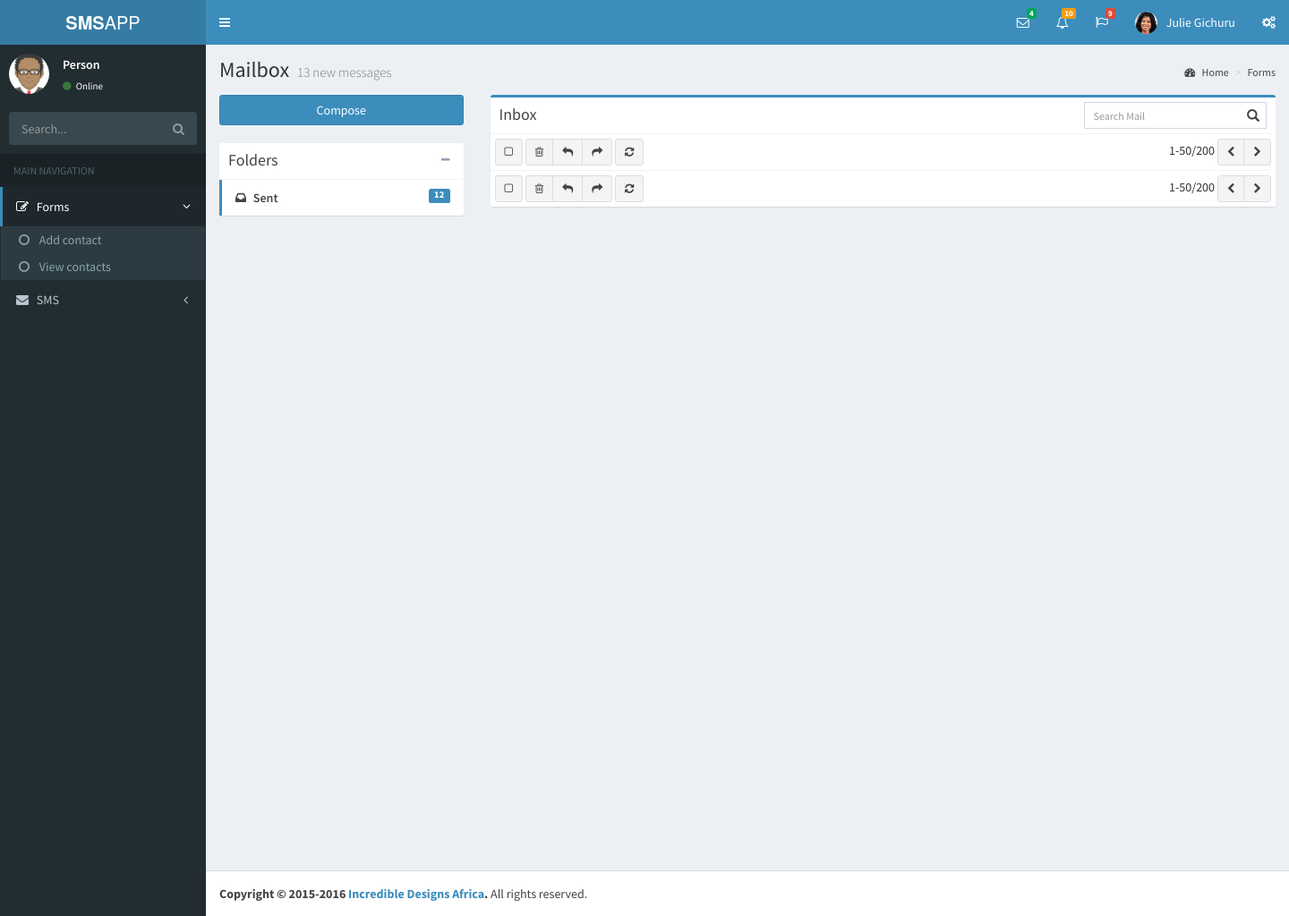
/mailbox.php, run on an earlier commit of the app's database.
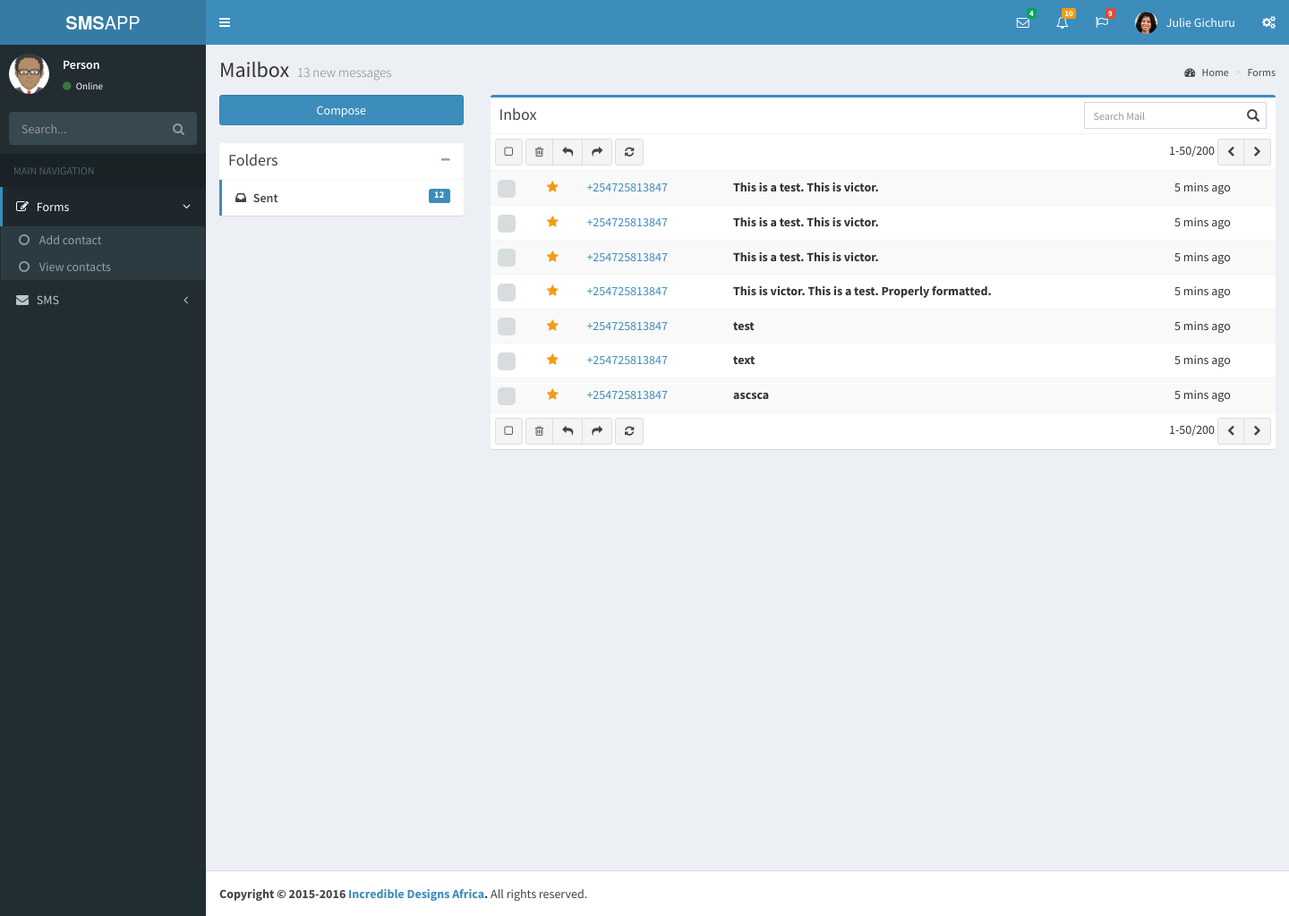
And on a later commit of the database.
### tables this page shows
CREATE TABLE `sentsms` (
  `id` int(11) NOT NULL,
  `phone` varchar(255) NOT NULL,
  `smstext` varchar(255) NOT NULL
);

### class/database.php (called while the page is built, shortened)
<?php
class Database
{
	function __construct()
	{
		$this->mysqli = new mysqli("localhost", "root", "", "smsapp");
	}
}
 ?>

### class/smstext.php (called while the page is built, shortened)
<?php
include 'Database.php';
class smstext extends Database
{
	public $sent_sms_table = "sentsms";
	public function getSms(){
		$table = $this->sent_sms_table;
		$res = $this->mysqli->query("SELECT * FROM $table");
        while ($row = $res->fetch_assoc()){
        	$data[] = array(
				'id' 		=>$row['id'] ,
				'phone' 	=>$row['phone'] ,
				'smstext' 	=>$row['smstext']
				);
        }
        return $data;
	}
}
 ?>

### mailbox.php (the view, shortened to what this page needs)
<!DOCTYPE html>
<?php
  include 'class/smstext.php';
  $smstext = new smstext();
  $data = $smstext->getSms();
 ?>
<html>
  <head>
    <?php include "includes/_csslinks.php"; ?>
    <link rel="stylesheet" href="plugins/fullcalendar/fullcalendar.min.css">
    <link rel="stylesheet" href="plugins/fullcalendar/fullcalendar.print.css" media="print">
    <link rel="stylesheet" href="plugins/iCheck/flat/blue.css">
  </head>
  <body class="hold-transition skin-blue sidebar-mini">
    <div class="wrapper">
      <?php include "includes/_header.php"; ?>
      <?php include "includes/_leftsidebar.php" ?>
      <div class="content-wrapper">
        <section class="content-header">
          <h1>
            Mailbox
            <small>13 new messages</small>
          </h1>
          <?php include "includes/_breadcrums.php"; ?>
        </section>
        <section class="content">
          <div class="row">
            <div class="col-md-3">
              <a href="compose.php" class="btn btn-primary btn-block margin-bottom">Compose</a>
              <?php include 'includes/_mailboxmenu.php' ?>
            </div>
            <div class="col-md-9">
              <div class="box box-primary">
                <div class="box-header with-border">
                  <h3 class="box-title">Inbox</h3>
                  <div class="box-tools pull-right">
                    <div class="has-feedback">
                      <input type="text" class="form-control input-sm" placeholder="Search Mail">
                    </div>
                  </div>
                </div>
                <div class="box-body no-padding">
                  <div class="mailbox-controls">
                    <button class="btn btn-default btn-sm checkbox-toggle"><i class="fa fa-square-o"></i></button>
                    <div class="btn-group">
                      <button class="btn btn-default btn-sm"><i class="fa fa-trash-o"></i></button>
                      <button class="btn btn-default btn-sm"><i class="fa fa-reply"></i></button>
                      <button class="btn btn-default btn-sm"><i class="fa fa-share"></i></button>
                    </div>
                    <button class="btn btn-default btn-sm"><i class="fa fa-refresh"></i></button>
                    <div class="pull-right">
                      1-50/200
                      <div class="btn-group">
                        <button class="btn btn-default btn-sm"><i class="fa fa-chevron-left"></i></button>
                        <button class="btn btn-default btn-sm"><i class="fa fa-chevron-right"></i></button>
                      </div>
                    </div>
                  </div>
                  <div class="table-responsive mailbox-messages">
                    <table class="table table-hover table-striped">
                      <tbody>
                          <?php
                            foreach ($data as $value) {
                              ?>
                                <tr>
                                  <td><input type="checkbox"></td>
                                  <td class="mailbox-star"><a href="#"><i class="fa fa-star text-yellow"></i></a></td>
                                  <td class="mailbox-name"><a href="read-mail.php?id=<?php echo $value['id'] ?>"><?php echo $value['phone']; ?></a></td>
                                  <td class="mailbox-subject"><b><?php echo $value['smstext']; ?></td>
                                  <td class="mailbox-attachment"></td>
                                  <td class="mailbox-date">5 mins ago</td>
                                </tr>
                              <?php
                            }
                           ?>
                      </tbody>
                    </table>
                  </div>
                </div>
                <div class="box-footer no-padding">
                  <div class="mailbox-controls">
                    <button class="btn btn-default btn-sm checkbox-toggle"><i class="fa fa-square-o"></i></button>
                    <div class="btn-group">
                      <button class="btn btn-default btn-sm"><i class="fa fa-trash-o"></i></button>
                      <button class="btn btn-default btn-sm"><i class="fa fa-reply"></i></button>
                      <button class="btn btn-default btn-sm"><i class="fa fa-share"></i></button>
                    </div>
                    <button class="btn btn-default btn-sm"><i class="fa fa-refresh"></i></button>
                    <div class="pull-right">
                      1-50/200
                      <div class="btn-group">
                        <button class="btn btn-default btn-sm"><i class="fa fa-chevron-left"></i></button>
                        <button class="btn btn-default btn-sm"><i class="fa fa-chevron-right"></i></button>
                      </div>
                    </div>
                  </div>
                </div>
              </div>
            </div>
          </div>
        </section>
      </div>
      <?php include "includes/_footercopyright.php"; ?>
    </div>
  </body>
</html>

### includes/_csslinks.php
<link rel="stylesheet" href="bootstrap/css/bootstrap.min.css">
<link rel="stylesheet" href="https://maxcdn.bootstrapcdn.com/font-awesome/4.4.0/css/font-awesome.min.css">
<link rel="stylesheet" href="https://code.ionicframework.com/ionicons/2.0.1/css/ionicons.min.css">
<link rel="stylesheet" href="dist/css/AdminLTE.min.css">
<link rel="stylesheet" href="dist/css/skins/_all-skins.min.css">

### includes/_header.php (shortened to what this page needs)
<header class="main-header">
        <a href="" class="logo">
          <span class="logo-lg"><b>SMS</b>APP</span>
        </a>
        <nav class="navbar navbar-static-top" role="navigation">
          <a href="#" class="sidebar-toggle" data-toggle="offcanvas" role="button">
          </a>
          <div class="navbar-custom-menu">
            <ul class="nav navbar-nav">
              <li class="dropdown messages-menu">
                <a href="#" class="dropdown-toggle" data-toggle="dropdown">
                  <i class="fa fa-envelope-o"></i>
                  <span class="label label-success">4</span>
                </a>
              </li>
              <li class="dropdown notifications-menu">
                <a href="#" class="dropdown-toggle" data-toggle="dropdown">
                  <i class="fa fa-bell-o"></i>
                  <span class="label label-warning">10</span>
                </a>
              </li>
              <li class="dropdown tasks-menu">
                <a href="#" class="dropdown-toggle" data-toggle="dropdown">
                  <i class="fa fa-flag-o"></i>
                  <span class="label label-danger">9</span>
                </a>
              </li>
              <li class="dropdown user user-menu">
                <a href="#" class="dropdown-toggle" data-toggle="dropdown">
                  <img src="dist/img/julie.jpg" class="user-image" alt="User Image">
                  <span class="hidden-xs">Julie Gichuru</span>
                </a>
              </li>
              <li>
                <a href="#" data-toggle="control-sidebar"><i class="fa fa-gears"></i></a>
              </li>
            </ul>
          </div>
        </nav>
      </header>

### includes/_leftsidebar.php (shortened to what this page needs)
<aside class="main-sidebar">
  <section class="sidebar">
    <div class="user-panel">
      <div class="pull-left image">
        <img src="dist/img/avatar.png" class="img-circle" alt="User Image">
      </div>
      <div class="pull-left info">
        <p>Person</p>
        <a href="#"><i class="fa fa-circle text-success"></i> Online</a>
      </div>
    </div>
    <form  class="sidebar-form">
      <div class="input-group">
        <input type="text" name="q" class="form-control" placeholder="Search...">
        <span class="input-group-btn">
          <button type="submit" name="search" id="search-btn" class="btn btn-flat"><i class="fa fa-search"></i></button>
        </span>
      </div>
    </form>
    <ul class="sidebar-menu">
      <li class="header">MAIN NAVIGATION</li>
      <li class="treeview active">
        <a href="#">
          <i class="fa fa-edit"></i> <span>Forms</span>
          <i class="fa fa-angle-left pull-right"></i>
        </a>
        <ul class="treeview-menu">
          <li class=""><a href="addContact.php"><i class="fa fa-circle-o"></i> Add contact</a></li>
          <li class=""><a href="viewContact.php"><i class="fa fa-circle-o"></i> View contacts</a></li>
        </ul>
      </li>
      <li>
        <a href="#">
          <i class="fa fa-envelope"></i> <span>SMS</span>
          <i class="fa fa-angle-left pull-right"></i>
        </a>
      </li>
    </ul>
  </section>
</aside>

### includes/_breadcrums.php
<ol class="breadcrumb">
	<li><a href="#"><i class="fa fa-dashboard"></i> Home</a></li>
	<li><a href="#">Forms</a></li>
</ol>

### includes/_mailboxmenu.php
<div class="box box-solid">
  <div class="box-header with-border">
    <h3 class="box-title">Folders</h3>
    <div class="box-tools">
      <button class="btn btn-box-tool" data-widget="collapse"><i class="fa fa-minus"></i></button>
    </div>
  </div>
  <div class="box-body no-padding">
    <ul class="nav nav-pills nav-stacked">
      <li class="active"><a href="mailbox.php"><i class="fa fa-inbox"></i> Sent <span class="label label-primary pull-right">12</span></a></li>
    </ul>
  </div>
</div>

### includes/_footercopyright.php (shortened to what this page needs)
<footer class="main-footer">
        <strong>Copyright &copy; 2015-2016 <a href="">Incredible Designs Africa</a>.</strong> All rights reserved.
      </footer>

What changed in the data, as far as the page shows it:
added sentsms: phone "+254725813847", smstext "This is a test. This is victor."
added sentsms: phone "+254725813847", smstext "This is a test. This is victor."
added sentsms: phone "+254725813847", smstext "This is a test. This is victor."
added sentsms: phone "+254725813847", smstext "This is victor. This is a test. Properly formatted."
added sentsms: phone "+254725813847", smstext "test"
added sentsms: phone "+254725813847", smstext "text"
added sentsms: phone "+254725813847", smstext "ascsca"
